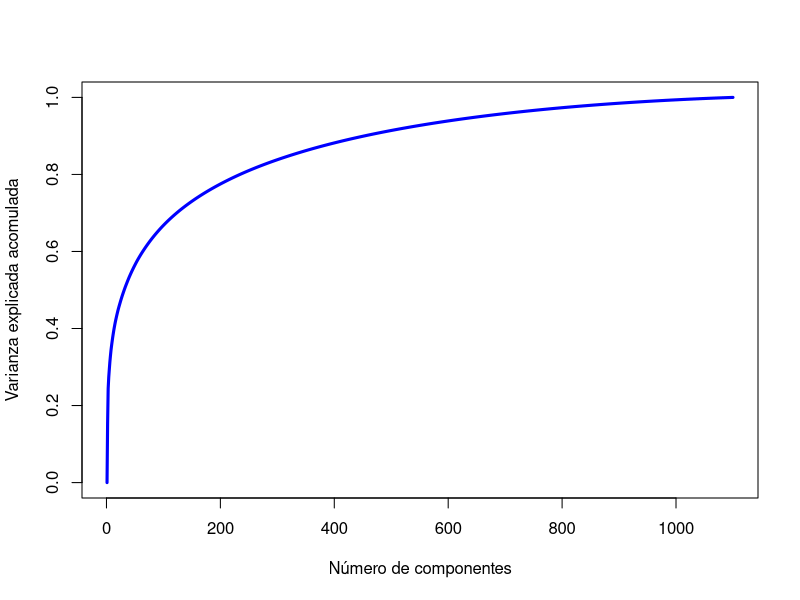

Reproduce this figure in R.
datos <- read.csv("out/plot_var.txt",sep="")
head(datos)
plot(datos$X2,datos$X1100,type="l",col="blue",lwd=3,xlab="Número de componentes", ylab="Varianza explicada acomulada")